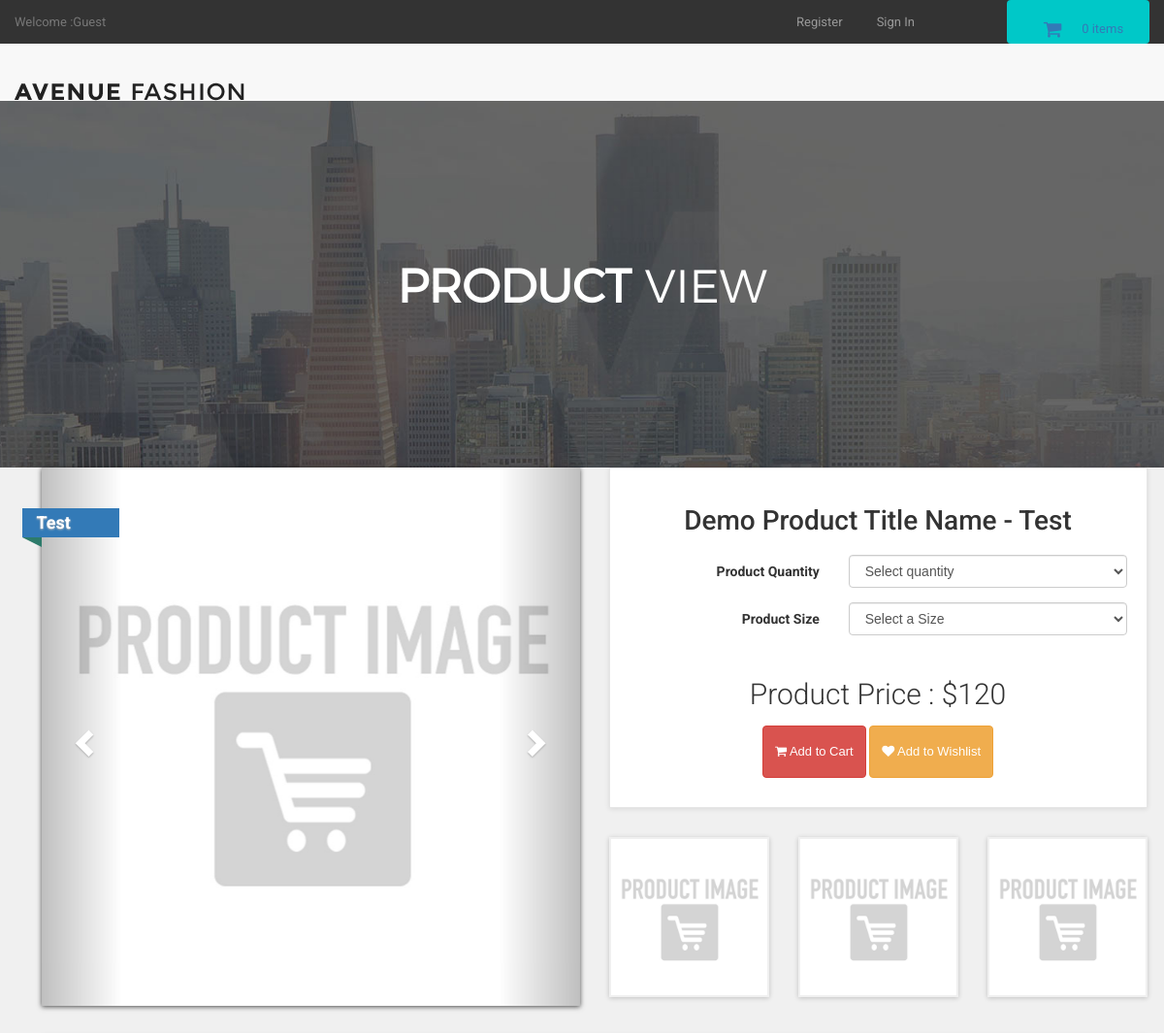
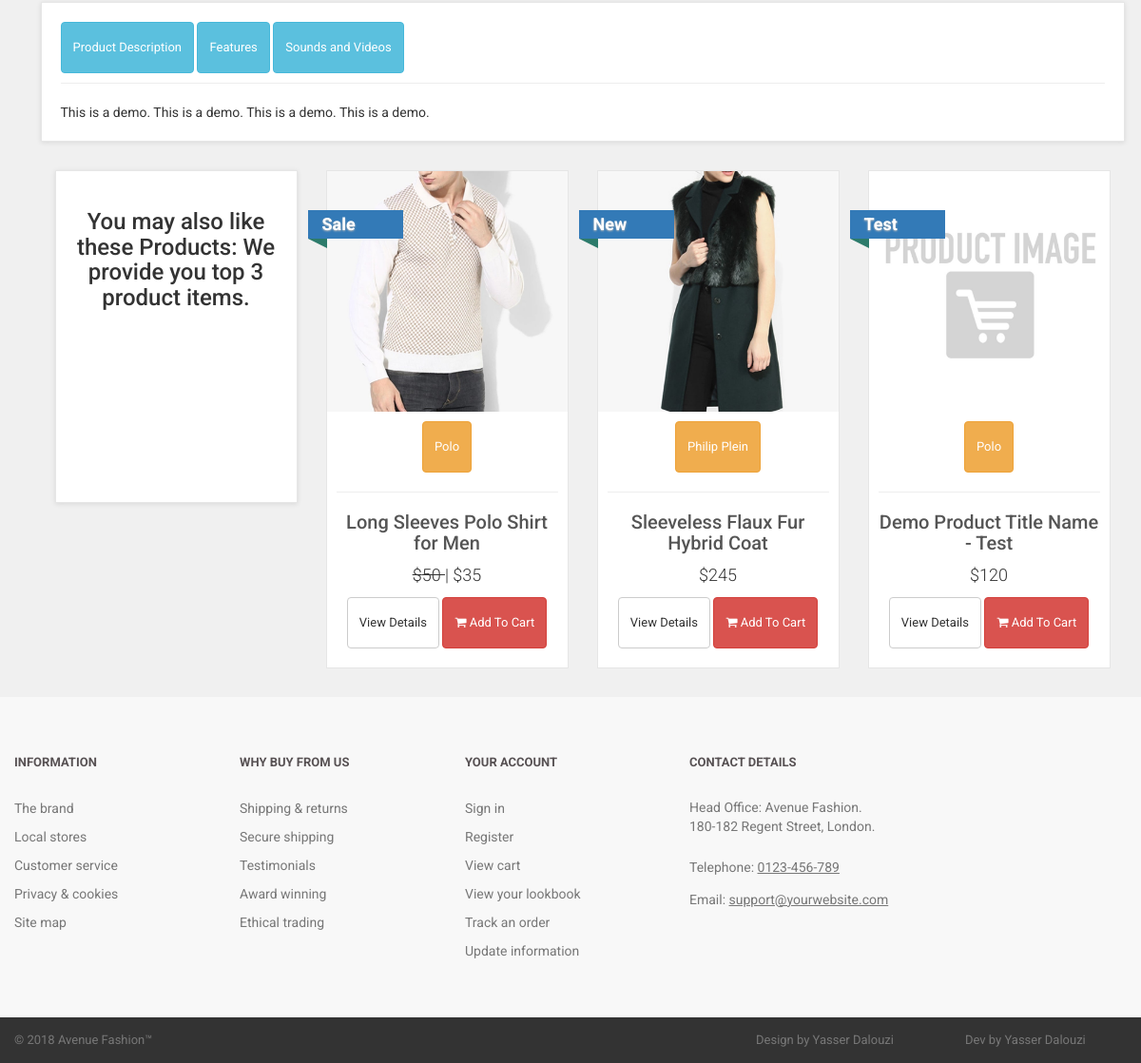
Page /demo-product-showcase on the committed database (2 pictures, top to bottom).
### tables this page shows
CREATE TABLE `products` (
  `product_id` int(10) NOT NULL,
  `p_cat_id` int(10) NOT NULL,
  `cat_id` int(10) NOT NULL,
  `manufacturer_id` int(10) NOT NULL,
  `date` timestamp NOT NULL DEFAULT CURRENT_TIMESTAMP ON UPDATE CURRENT_TIMESTAMP,
  `product_title` text NOT NULL,
  `product_url` text NOT NULL,
  `product_img1` text NOT NULL,
  `product_img2` text NOT NULL,
  `product_img3` text NOT NULL,
  `product_price` int(10) NOT NULL,
  `product_psp_price` int(100) NOT NULL,
  `product_desc` text NOT NULL,
  `product_features` text NOT NULL,
  `product_video` text NOT NULL,
  `product_keywords` text NOT NULL,
  `product_label` text NOT NULL,
  `status` varchar(255) NOT NULL
);

CREATE TABLE `manufacturers` (
  `manufacturer_id` int(10) NOT NULL,
  `manufacturer_title` text NOT NULL,
  `manufacturer_top` text NOT NULL,
  `manufacturer_image` text NOT NULL
);

### details.php (the view, shortened to what this page needs)
<?php
include("includes/db.php");
include("includes/header.php");
include("functions/functions.php");
include("includes/main.php");
?>
<?php
$product_id = @$_GET['pro_id'];
$get_product = "select * from products where product_url='$product_id'";
$run_product = mysqli_query($con,$get_product);
$check_product = mysqli_num_rows($run_product);
if($check_product == 0){
echo "<script> window.open('index.php','_self') </script>";
}
else{
$row_product = mysqli_fetch_array($run_product);
$pro_title = $row_product['product_title'];
$pro_price = $row_product['product_price'];
$pro_desc = $row_product['product_desc'];
$pro_img1 = $row_product['product_img1'];
$pro_img2 = $row_product['product_img2'];
$pro_img3 = $row_product['product_img3'];
$pro_label = $row_product['product_label'];
$pro_psp_price = $row_product['product_psp_price'];
$status = $row_product['status'];
if($pro_label == ""){
}
else{
$product_label = "
<a class='label sale' href='#' style='color:black;'>
<div class='thelabel'>$pro_label</div>
<div class='label-background'> </div>
</a>
";
}
?>
  <main>
    <div class="nero">
      <div class="nero__heading">
        <span class="nero__bold">Product </span>View
      </div>
    </div>
  </main>
<div id="content" >
<div class="container" >
<div class="col-md-12">
<div class="row" id="productMain">
<div class="col-sm-6">
<div id="mainImage">
<div id="myCarousel" class="carousel slide" data-ride="carousel">
<ol class="carousel-indicators">
<li data-target="#myCarousel" data-slide-to="0" class="active"></li>
<li data-target="#myCarousel" data-slide-to="1"></li>
<li data-target="#myCarousel" data-slide-to="2"></li>
</ol>
<div class="carousel-inner">
<div class="item active">
<center>
<img src="admin_area/product_images/<?php echo $pro_img1; ?>" class="img-responsive">
</center>
</div>
</div>
<a href="#myCarousel" class="left carousel-control" data-slide="prev">
<span class="glyphicon glyphicon-chevron-left"> </span>
</a>
<a class="right carousel-control" href="#myCarousel" data-slide="next">
<span class="glyphicon glyphicon-chevron-right"> </span>
</a>
</div>
</div>
<?php echo $product_label; ?>
</div>
<div class="col-sm-6" >
<div class="box" >
<h1 class="text-center" > <?php echo $pro_title; ?> </h1>
<form action="" method="post" class="form-horizontal" >
<?php
if($status == "product"){
?>
<div class="form-group">
<label class="col-md-5 control-label" >Product Quantity </label>
<div class="col-md-7" >
<select name="product_qty" class="form-control" >
<option>Select quantity</option>
</select>
</div>
</div>
<div class="form-group" >
<label class="col-md-5 control-label" >Product Size</label>
<div class="col-md-7" >
<select name="product_size" class="form-control" >
<option>Select a Size</option>
</select>
</div>
</div>
<?php } ?>
<?php
if($status == "product"){
if($pro_label == "Sale" or $pro_label == "Gift"){
echo "
<p class='price'>
Product Price : <del> $$pro_price </del><br>
Product sale Price : $$pro_psp_price
</p>
";
}
else{
echo "
<p class='price'>
Product Price : $$pro_price
</p>
";
}
}
?>
<p class="text-center buttons" >
<button class="btn btn-danger" type="submit" name="add_cart">
<i class="fa fa-shopping-cart" ></i> Add to Cart
</button>
<button class="btn btn-warning" type="submit" name="add_wishlist">
<i class="fa fa-heart" ></i> Add to Wishlist
</button>
</p>
</form>
</div>
<div class="row" id="thumbs" >
<div class="col-xs-4" >
<a href="#" class="thumb" >
<img src="admin_area/product_images/<?php echo $pro_img1; ?>" class="img-responsive" >
</a>
</div>
<div class="col-xs-4" >
<a href="#" class="thumb" >
<img src="admin_area/product_images/<?php echo $pro_img2; ?>" class="img-responsive" >
</a>
</div>
<div class="col-xs-4" >
<a href="#" class="thumb" >
<img src="admin_area/product_images/<?php echo $pro_img3; ?>" class="img-responsive" >
</a>
</div>
</div>
</div>
</div>
<div class="box" id="details">
<a class="btn btn-info tab" style="margin-bottom:10px;" href="#description" data-toggle="tab">
<?php
if($status == "product"){
echo "Product Description";
}
else{
echo "Bundle Description";
}
?>
</a>
<a class="btn btn-info tab" style="margin-bottom:10px;" href="#features" data-toggle="tab">
Features
</a>
<a class="btn btn-info tab" style="margin-bottom:10px;" href="#video" data-toggle="tab">
Sounds and Videos
</a>
<hr style="margin-top:0px;">
<div class="tab-content">
<div id="description" class="tab-pane fade in active" style="margin-top:7px;" >
<?php echo $pro_desc; ?>
</div>
</div>
</div>
<div id="row same-height-row">
<?php
if($status == "product"){
?>
<div class="col-md-3 col-sm-6">
<div class="box same-height headline">
<h3 class="text-center"> You may also like these Products: We provide you top 3 product items. </h3>
</div>
</div>
<?php
$get_products = "select * from products order by rand() LIMIT 0,3";
$run_products = mysqli_query($con,$get_products);
while($row_products = mysqli_fetch_array($run_products)) {
$pro_title = $row_products['product_title'];
$pro_price = $row_products['product_price'];
$pro_img1 = $row_products['product_img1'];
$pro_label = $row_products['product_label'];
$manufacturer_id = $row_products['manufacturer_id'];
$get_manufacturer = "select * from manufacturers where manufacturer_id='$manufacturer_id'";
$run_manufacturer = mysqli_query($db,$get_manufacturer);
$row_manufacturer = mysqli_fetch_array($run_manufacturer);
$manufacturer_name = $row_manufacturer['manufacturer_title'];
$pro_psp_price = $row_products['product_psp_price'];
$pro_url = $row_products['product_url'];
if($pro_label == "Sale" or $pro_label == "Gift"){
$product_price = "<del> $$pro_price </del>";
$product_psp_price = "| $$pro_psp_price";
}
else{
$product_psp_price = "";
$product_price = "$$pro_price";
}
if($pro_label == ""){
}
else{
$product_label = "
<a class='label sale' href='#' style='color:black;'>
<div class='thelabel'>$pro_label</div>
<div class='label-background'> </div>
</a>
";
}
echo "
<div class='col-md-3 col-sm-6 center-responsive' >
<div class='product' >
<a href='$pro_url' >
<img src='admin_area/product_images/$pro_img1' class='img-responsive' >
</a>
<div class='text' >
<center>
<p class='btn btn-warning'> $manufacturer_name </p>
</center>
<hr>
<h3><a href='$pro_url' >$pro_title</a></h3>
<p class='price' > $product_price $product_psp_price </p>
<p class='buttons' >
<a href='$pro_url' class='btn btn-default' >View Details</a>
<a href='$pro_url' class='btn btn-danger'>
<i class='fa fa-shopping-cart'></i> Add To Cart
</a>
</p>
</div>
$product_label
</div>
</div>
";
}
?>
<?php } ?>
</div>
</div>
</div>
</div>
<?php
include("includes/footer.php");
?>
</body>
</html>
<?php } ?>

### styles/backend.css (style rules this page uses)
html { font-family: "Roboto", Helvetica, Arial, sans-serif; line-height: 1.15; -ms-text-size-adjust: 100%; -webkit-text-size-adjust: 100% }
body { margin: 0 }
h1 { font-size: 2em; margin: .67em 0 }
figcaption, figure, main { display: block }
hr { box-sizing: content-box; height: 0; overflow: visible }
a { background-color: transparent; -webkit-text-decoration-skip: objects }
img { border-style: none }
button, input, optgroup, select, textarea { font-family: sans-serif; font-size: 100%; line-height: 1.15; margin: 0 }
button, input { overflow: visible }
button, select { text-transform: none }
[type=reset], [type=submit], button, html [type=button] { -webkit-appearance: button }
html { box-sizing: border-box }
body { min-width: 1190px; font-family: Montserrat, sans-serif; font-weight: 400; background-color: white; }
.container { width: 1170px; margin: 0 auto }
img { max-width: 100%; height: auto }
.btn { display: inline-block; vertical-align: top; font-size: 13px; line-height: 40px; text-decoration: none; -webkit-transition: .3s; transition: .3s }
.nero { padding-top: 160px; padding-bottom: 140px; font-family: 'montserratlight', sans-serif; text-align: center; text-transform: uppercase; color: #FFF; background: #666 url("../images/banner-ave.jpg") no-repeat; background-size: cover; background-position: center; }
.nero__heading { font-size: 48px; }
.nero__bold { font-weight: 700; }

### styles/style.css (style rules this page uses)
body { font-family: "Roboto", Helvetica, Arial, sans-serif; font-size: 14px; line-height: 1.42857143; color: #333333; background-color: #f0f0f0; overflow-x: hidden; }
.box { background: #fff; margin: 0 0 30px; border: solid 1px #e6e6e6; box-sizing: border-box; padding:20px; box-shadow: 0 1px 5px rgba(0, 0, 0, 0.1); }
#content { padding-left:25px; }
#content .product { background:#fff; border: solid 1px #e6e6e6; box-sizing: border-box; margin-bottom: 30px; }
#content .product .text p.price { font-size:18px; text-align:center; font-weight:300; }
#content .product .text .buttons { clear:both; text-align:center; }
#content .product .text h3 { text-align:center; font-size:20px; }
#content .product .text h3 a { color:rgb(85, 85, 85); }
#content .product .text { padding:10px 10px 0px; }
#content .product .text .buttons .btn { margin-bottom:10px; }
#content #productMain { margin-bottom: 30px; }
#content #productMain .price { font-size: 30px; font-weight: 300; text-align: center; margin-top: 40px; }
#content #mainImage { box-shadow: 0 1px 5px rgba(0, 0, 0, 0.7); }
#content #thumbs a { display: block; box-shadow: 0 1px 5px rgba(0, 0, 0, 0.2); border : solid 2px transparent; }
#content .headline { height: 350px; }
.label { text-decoration : none; position: absolute; top: 50px; padding-left:51px; z-index: 20; }
.label .thelabel { position: relative; width: 100px; padding: 6px 50px 6px 15px; margin: 40px 50px 10px -71px; color: #fff; font-size:18px; font-weight:bold; background-color: #337ab7; text-shadow: 0px 1px 2px #bbb ; }
.label .thelabel:before, .label .thelabel:after { content: ''; position: absolute; width:0; height:0; }
.label .thelabel:after { left: 0px; top: 100%; border-width : 5px 10px; border-style: solid; border-color: #2d7b6b #2d7b6b transparent transparent; }
.label.sale { top: 0; }

### rows in the picture
products: product_img1 (placeholder picture), product_label "Test", product_title "Demo Product Title Name - Test", product_price "120", product_img2 (placeholder picture), product_img3 (placeholder picture), product_desc "This is a demo. This is a demo. This is a demo. This is a demo.", manufacturer.manufacturer_title "Polo", product_price "$120"
products: product_img1 (picture), manufacturer.manufacturer_title "Polo", product_title "Long Sleeves Polo Shirt for Men", product_price "50", product_psp_price "| $35", product_label "Sale"
products: product_img1 (picture), manufacturer.manufacturer_title "Philip Plein", product_title "Sleeveless Flaux Fur Hybrid Coat", product_price "$245", product_label "New"

### other values in the picture
$count_items "0"
